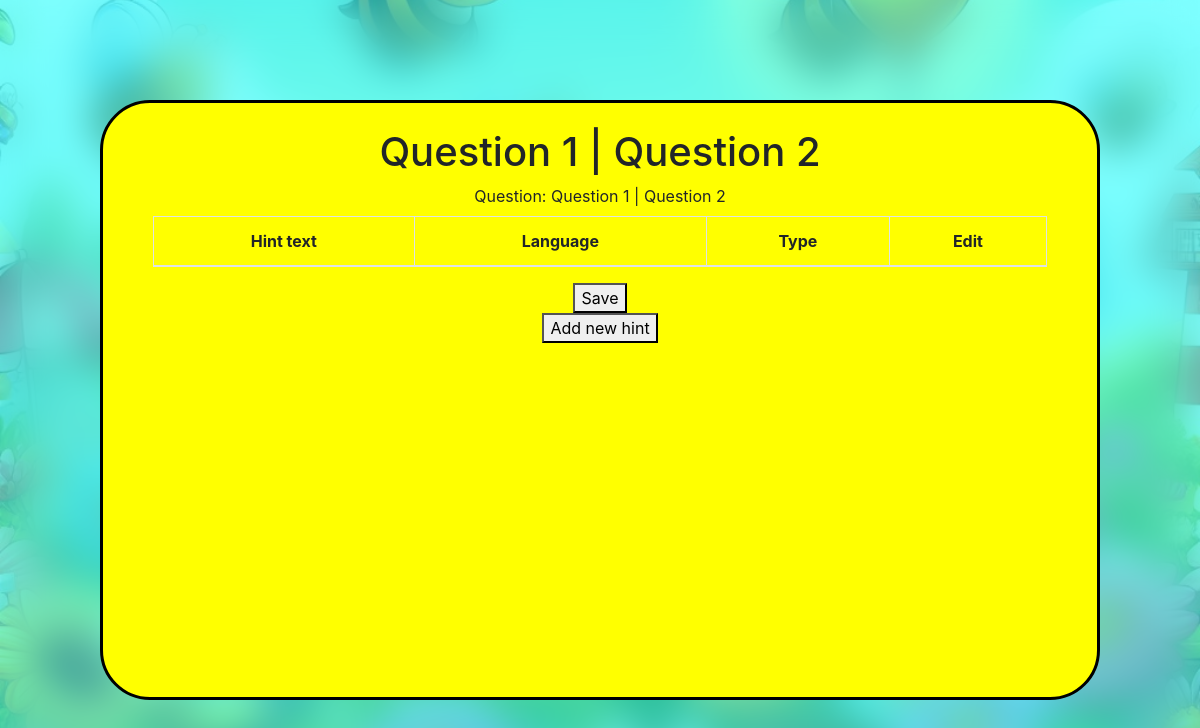
Before: /quizzes/hints/22/ with the older database file.
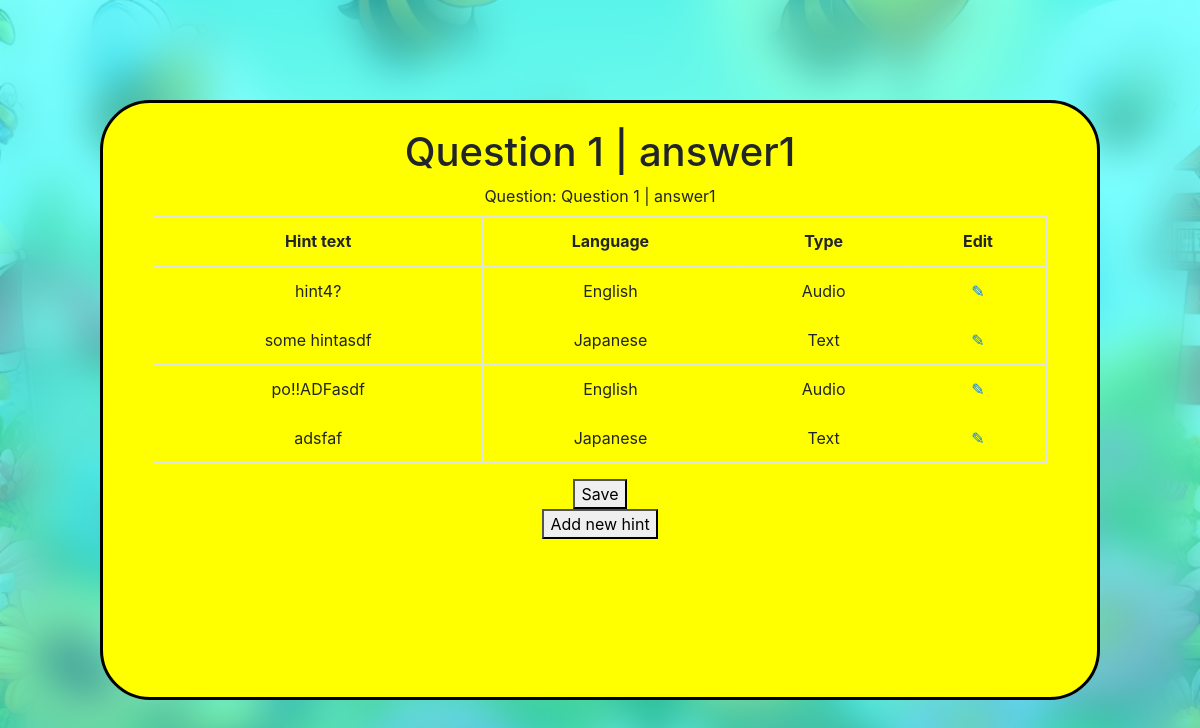
After: the same page with the newer database file.
### quiz_creator/models.py (models this page shows, shortened)
class Question(models.Model):
    question_text = models.CharField(max_length=50)
    answer_text = models.CharField(max_length=50)
    question_language = models.ForeignKey(Language, related_name='question_language', on_delete=models.CASCADE)
    answer_language = models.ForeignKey(Language, related_name='answer_language', on_delete=models.CASCADE)
    def __str__(self):
        return f"{self.question_text} | {self.answer_text}"

class Hint(models.Model):
    question = models.ForeignKey(Question, related_name='hints', on_delete=models.CASCADE)
    hint_text = models.CharField(max_length=100)
    hint_language = models.ForeignKey(Language, on_delete=models.CASCADE)
    is_audio = models.BooleanField(default=False)
    order = models.PositiveIntegerField()
    class Meta:
        ordering = ['order']

class Language(models.Model):
    language = models.CharField(max_length=50)
    def __str__(self):
        return self.language

### quiz_creator/views.py (the view)
# urls.py: path('quizzes/hints/<int:pk>/', views.hints, name='hints'),
def hints(request, pk):
    global current_question
    current_question = pk
    if request.method == "GET":
        question = get_object_or_404(Question, pk=pk)
        hints = question.hints.all()
        form = HintForm()
        return render(request, 'quiz_creator/hints.html', {'hints': hints, 'question': question, 'form': form})

### quiz_creator/templates/quiz_creator/hints.html (shortened to what this page needs)
{% extends 'base_yellow.html' %}
{% block yellow_content %}
  <h1>{{ question }}</h1>
  <form method="POST">
    <div>
      <label>Question: {{ question }}</label>
      <table class="table table-bordered table-hover border">
        <thead>
          <tr>
            <th>Hint text</th>
            <th>Language</th>
            <th>Type</th>
            <th>Edit</th>
          </tr>
        </thead>
        <tbody>
          {% for hint in hints.all %}
            <tr>
              <td>{{ hint.hint_text }}</td>
              <td>{{ hint.hint_language }}</td>
              <td>
                {% if hint.is_audio %}
                  Audio
                {% else %}
                  Text
                {% endif %}
              </td>
              <td>
                <a href="{% url 'hint_detail' hint.pk %}">✎</a>
              </td>
            </tr>
          {% endfor %}
        </tbody>
      </table>
    </div>
    <button type="submit">Save</button>
  </form>
  <a href="{% url 'hint_detail' 0 %}"><button>Add new hint</button></a>
{% endblock %}

### templates/base_yellow.html
{% extends "base_blue.html" %}
{% block content %}
  <div id="yellow-box">
    {% block yellow_content %}{% endblock yellow_content %}
  </div>
{% endblock content %}

### templates/base_blue.html
{% extends 'base.html' %}
{% block body %}
  <div class="blur-box full-viewport-blur">
    {% block content %}
    {% endblock %}
  </div>
{% endblock %}

### templates/base.html (shortened to what this page needs)
{% load static %}
<!DOCTYPE html>
<html lang="en">
  <head>
    <link rel="stylesheet" href="https://cdn.jsdelivr.net/npm/bootstrap@4.4.1/dist/css/bootstrap.min.css">
    <link rel="stylesheet" href="{% static 'styles/base.css' %}" />
  </head>
  <body class="full-viewport-background">
    {% block body %}
    {% endblock %}
  </body>
</html>

### static/styles/base.css (style rules this page uses)
html, body { height: 100%; margin: 0; padding: 0; }
.full-viewport-background { height: 100%; width: 100%; background-image: url('../images/background.jpg'); background-size: cover; background-position: center; background-repeat: no-repeat; }
.blur-box { text-align: center; -webkit-backdrop-filter: blur(20px); backdrop-filter: blur(20px); }
.full-viewport-blur { padding: 100px; background-color: rgba(40, 255, 255, 0.6); height: 100%; width: 100%; }
#yellow-box { background-color: yellow; height: 100%; border: 3px solid black; border-radius: 50px; padding: 25px 50px; }

Changed rows visible on the page:
changed Question: question_text+answer_text "Question 1 | Question 2" → "Question 1 | answer1"
added Hint: hint_text "hint4?", hint_language "English", is_audio "Audio"
added Hint: hint_text "some hintasdf", hint_language "Japanese", is_audio "Text"
added Hint: hint_text "po!!ADFasdf", hint_language "English", is_audio "Audio"
added Hint: hint_text "adsfaf", hint_language "Japanese", is_audio "Text"
